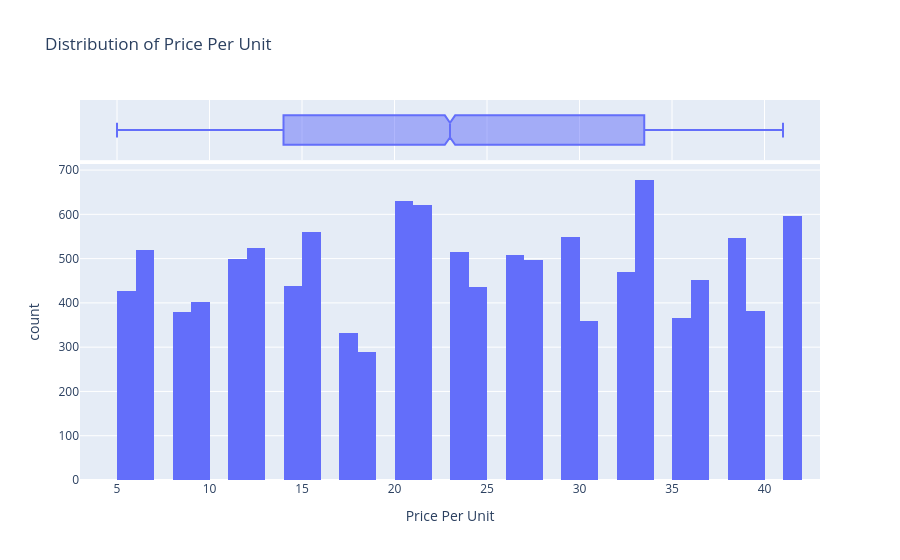
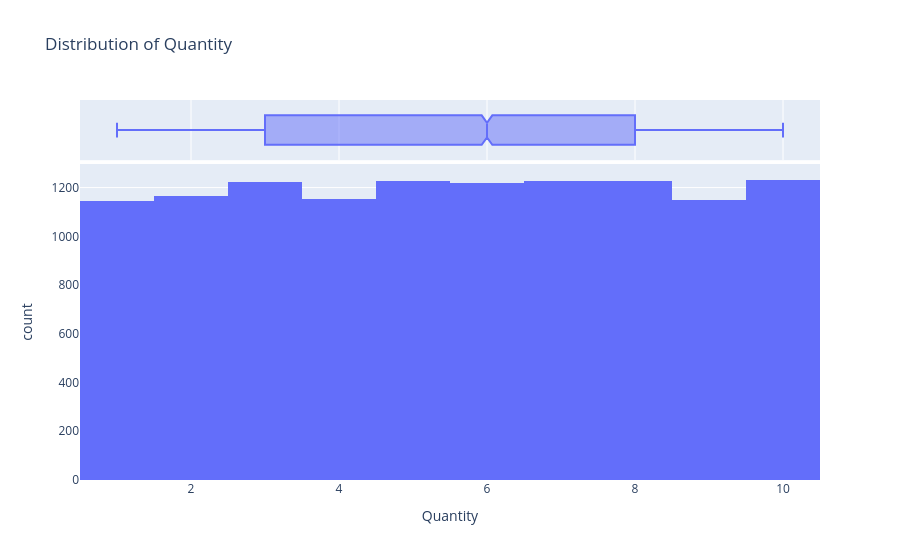
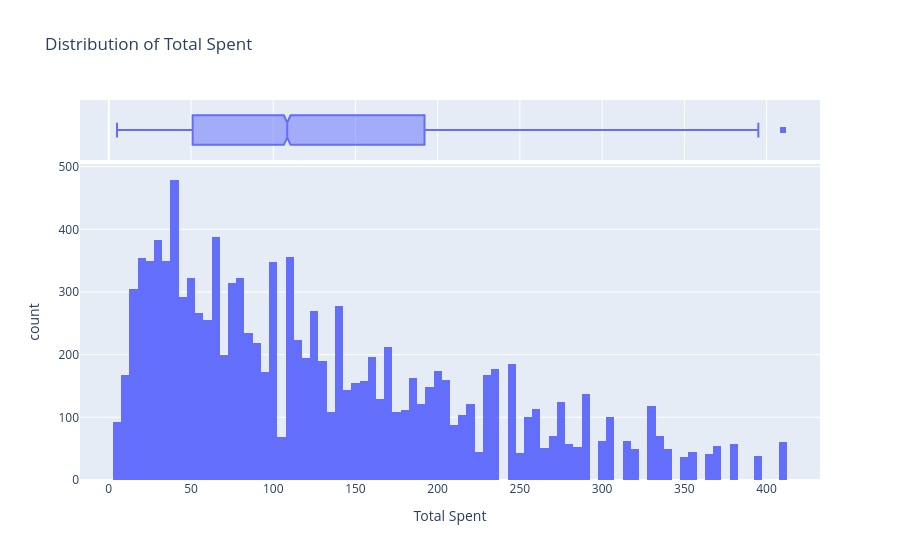

Notebook code for these charts, in order:
### Markdown cell above
### 6.1.2 Numerical Features

### Code cell
for col in num:
    fig = px.histogram(clean_df, x=col, title=f'Distribution of {col}', marginal="box")
    fig.show()

### Figure 1 — Plotly figure (JSON) as saved in the notebook; plotly's stock layout.template omitted (floating-point values rounded to 4 significant figures; data arrays with more than 128 entries replaced by an {"elided": "..."} marker saying what was removed)
{"data": [{"bingroup": "x", "hovertemplate": "Price Per Unit=%{x}<br>count=%{y}<extra></extra>", "legendgroup": "", "marker": {"color": "#636efa", "pattern": {"shape": ""}}, "name": "", "orientation": "v", "showlegend": false, "type": "histogram", "x": {"elided": "11971 float values"}, "xaxis": "x", "yaxis": "y"}, {"hovertemplate": "Price Per Unit=%{x}<extra></extra>", "legendgroup": "", "marker": {"color": "#636efa"}, "name": "", "notched": true, "showlegend": false, "type": "box", "x": {"elided": "11971 float values"}, "xaxis": "x2", "yaxis": "y2"}], "layout": {"barmode": "relative", "legend": {"tracegroupgap": 0}, "title": {"text": "Distribution of Price Per Unit"}, "xaxis": {"anchor": "y", "domain": [0, 1], "title": {"text": "Price Per Unit"}}, "xaxis2": {"anchor": "y2", "domain": [0, 1], "matches": "x", "showgrid": true, "showticklabels": false}, "yaxis": {"anchor": "x", "domain": [0, 0.8316], "title": {"text": "count"}}, "yaxis2": {"anchor": "x2", "domain": [0.8416, 1], "matches": "y2", "showgrid": false, "showline": false, "showticklabels": false, "ticks": ""}}}

### Figure 2 — Plotly figure (JSON) as saved in the notebook; plotly's stock layout.template omitted (floating-point values rounded to 4 significant figures; data arrays with more than 128 entries replaced by an {"elided": "..."} marker saying what was removed)
{"data": [{"bingroup": "x", "hovertemplate": "Quantity=%{x}<br>count=%{y}<extra></extra>", "legendgroup": "", "marker": {"color": "#636efa", "pattern": {"shape": ""}}, "name": "", "orientation": "v", "showlegend": false, "type": "histogram", "x": {"elided": "11971 float values"}, "xaxis": "x", "yaxis": "y"}, {"hovertemplate": "Quantity=%{x}<extra></extra>", "legendgroup": "", "marker": {"color": "#636efa"}, "name": "", "notched": true, "showlegend": false, "type": "box", "x": {"elided": "11971 float values"}, "xaxis": "x2", "yaxis": "y2"}], "layout": {"barmode": "relative", "legend": {"tracegroupgap": 0}, "title": {"text": "Distribution of Quantity"}, "xaxis": {"anchor": "y", "domain": [0, 1], "title": {"text": "Quantity"}}, "xaxis2": {"anchor": "y2", "domain": [0, 1], "matches": "x", "showgrid": true, "showticklabels": false}, "yaxis": {"anchor": "x", "domain": [0, 0.8316], "title": {"text": "count"}}, "yaxis2": {"anchor": "x2", "domain": [0.8416, 1], "matches": "y2", "showgrid": false, "showline": false, "showticklabels": false, "ticks": ""}}}

### Figure 3 — Plotly figure (JSON) as saved in the notebook; plotly's stock layout.template omitted (floating-point values rounded to 4 significant figures; data arrays with more than 128 entries replaced by an {"elided": "..."} marker saying what was removed)
{"data": [{"bingroup": "x", "hovertemplate": "Total Spent=%{x}<br>count=%{y}<extra></extra>", "legendgroup": "", "marker": {"color": "#636efa", "pattern": {"shape": ""}}, "name": "", "orientation": "v", "showlegend": false, "type": "histogram", "x": {"elided": "11971 float values"}, "xaxis": "x", "yaxis": "y"}, {"hovertemplate": "Total Spent=%{x}<extra></extra>", "legendgroup": "", "marker": {"color": "#636efa"}, "name": "", "notched": true, "showlegend": false, "type": "box", "x": {"elided": "11971 float values"}, "xaxis": "x2", "yaxis": "y2"}], "layout": {"barmode": "relative", "legend": {"tracegroupgap": 0}, "title": {"text": "Distribution of Total Spent"}, "xaxis": {"anchor": "y", "domain": [0, 1], "title": {"text": "Total Spent"}}, "xaxis2": {"anchor": "y2", "domain": [0, 1], "matches": "x", "showgrid": true, "showticklabels": false}, "yaxis": {"anchor": "x", "domain": [0, 0.8316], "title": {"text": "count"}}, "yaxis2": {"anchor": "x2", "domain": [0.8416, 1], "matches": "y2", "showgrid": false, "showline": false, "showticklabels": false, "ticks": ""}}}
